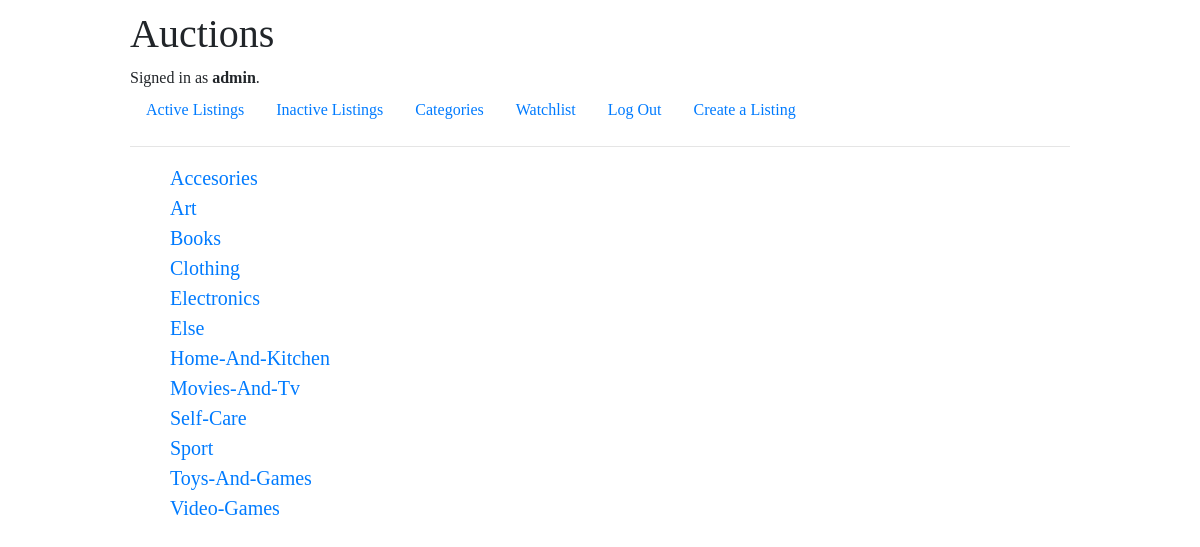
Page /categories/ (signed in) on the committed database.
### auctions/models.py (models this page shows, shortened)
class User(AbstractUser):
    pass

class Categories(models.Model):
    CATEGORY_CHOICES = [
        ("ELSE", "Else"),
        ("ACCESORIES", "Accessories"),
        ("SPORT", "Sports"),
        ("CLOTHING", "Clothing"),
        ("ELECTRONICS", "Electronics"),
        ("ART", "Art"),
        ("MOVIES-AND-TV", "Movies and Television"),
        ("TOYS-AND-GAMES", "Toys and Games"),
        ("VIDEO-GAMES", "Video Games"),
        ("HOME-AND-KITCHEN", "Home and Kitchen"),
        ("SELF-CARE", "Self Care"),
        ("BOOKS", "Books"),
    ]
    category = models.CharField(
        max_length=30,
        choices=CATEGORY_CHOICES,
        default= CATEGORY_CHOICES[0][0],
        unique=True,
    )
    class Meta:
        ordering= ('category',)
        verbose_name = "Category"
        verbose_name_plural = "Categories"

### auctions/views.py (the view)
# urls.py: path("categories/", views.categories, name="categories"),
def categories(request):
    categories = Categories.objects.all().distinct().order_by('category')
    return render(request, "auctions/categories.html",{
        "categories": categories,
    })

### auctions/templates/auctions/categories.html (shortened to what this page needs)
{% extends "auctions/layout.html" %}
{% block body %}
    <div class="category-list">
        <ul>
            {% for category in categories %}
            <li><a href="{% url 'category' category.id %}">{{category.category.title}}</a></li>
            {% endfor %}
        </ul>
    </div>
{% endblock %}

### auctions/templates/auctions/layout.html (shortened to what this page needs)
{% load static %}
<!DOCTYPE html>
<html lang="en">
    <head>
        <link rel="stylesheet" href="https://stackpath.bootstrapcdn.com/bootstrap/4.4.1/css/bootstrap.min.css">
        <link href="{% static 'auctions/styles.css' %}" rel="stylesheet">
    </head>
    <body>
        <h1>Auctions</h1>
        <div>
            {% if user.is_authenticated %}
                Signed in as <strong>{{ user.username }}</strong>.
            {% else %}
                Not signed in.
            {% endif %}
        </div>
        <ul class="nav">
            <li class="nav-item">
                <a class="nav-link" href="{% url 'index' %}">Active Listings</a>
            </li>
            <li class="nav-item">
                <a class="nav-link" href="{% url 'inactive' %}">Inactive Listings</a>
            </li>
            <li class="nav-item">
                <a class="nav-link" href="{% url 'categories' %}">Categories</a>
            </li>
            {% if user.is_authenticated %}
                <li class="nav-item">
                    <a class="nav-link" href="{% url 'wishlist' %}">Watchlist</a>
                </li>
                <li class="nav-item">
                    <a class="nav-link" href="{% url 'logout' %}">Log Out</a>
                </li>
                <li class="nav-item">
                    <a class="nav-link" href="{% url 'create' %}">Create a Listing</a>
                </li>
            {% endif %}
        </ul>
        <hr>
        {% block body %}
        {% endblock %}
    </body>
</html>

### auctions/static/auctions/styles.css (style rules this page uses)
body { padding: 10px; margin-left: 10%; margin-right: 10%; font-family: Tahoma; }
.category-list { font-size: 20px; }
.category-list ul { list-style: none; }
.category-list a { text-decoration: none; }

### rows in the picture
User: username "admin"
Categories: category "Accesories"
Categories: category "Art"
Categories: category "Books"
Categories: category "Clothing"
Categories: category "Electronics"
Categories: category "Else"
Categories: category "Home-And-Kitchen"
Categories: category "Movies-And-Tv"
Categories: category "Self-Care"
Categories: category "Sport"
Categories: category "Toys-And-Games"
Categories: category "Video-Games"
